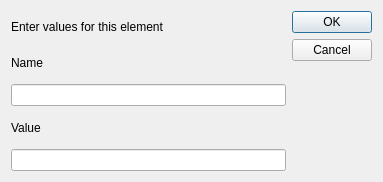
<?xml version="1.0" encoding="UTF-8"?>
<ui version="4.0">
 <class>Properties</class>
 <widget class="QDialog" name="Properties">
  <property name="geometry">
   <rect>
    <x>0</x>
    <y>0</y>
    <width>383</width>
    <height>182</height>
   </rect>
  </property>
  <property name="windowTitle">
   <string>Dialog</string>
  </property>
  <layout class="QGridLayout" name="gridLayout">
   <item row="2" column="0">
    <widget class="QLineEdit" name="NameTxt"/>
   </item>
   <item row="5" column="0">
    <widget class="QLineEdit" name="ValTxt"/>
   </item>
   <item row="4" column="0">
    <widget class="QLabel" name="Value">
     <property name="text">
      <string>Value</string>
     </property>
    </widget>
   </item>
   <item row="1" column="0">
    <widget class="QLabel" name="Name">
     <property name="text">
      <string>Name</string>
     </property>
    </widget>
   </item>
   <item row="0" column="1" rowspan="2">
    <widget class="QDialogButtonBox" name="buttonBox">
     <property name="orientation">
      <enum>Qt::Orientation::Vertical</enum>
     </property>
     <property name="standardButtons">
      <set>QDialogButtonBox::StandardButton::Cancel|QDialogButtonBox::StandardButton::Ok</set>
     </property>
    </widget>
   </item>
   <item row="0" column="0">
    <widget class="QLabel" name="label">
     <property name="text">
      <string>Enter values for this element</string>
     </property>
    </widget>
   </item>
  </layout>
 </widget>
 <resources/>
 <connections>
  <connection>
   <sender>buttonBox</sender>
   <signal>accepted()</signal>
   <receiver>Properties</receiver>
   <slot>accept()</slot>
   <hints>
    <hint type="sourcelabel">
     <x>248</x>
     <y>254</y>
    </hint>
    <hint type="destinationlabel">
     <x>157</x>
     <y>274</y>
    </hint>
   </hints>
  </connection>
  <connection>
   <sender>buttonBox</sender>
   <signal>rejected()</signal>
   <receiver>Properties</receiver>
   <slot>reject()</slot>
   <hints>
    <hint type="sourcelabel">
     <x>316</x>
     <y>260</y>
    </hint>
    <hint type="destinationlabel">
     <x>286</x>
     <y>274</y>
    </hint>
   </hints>
  </connection>
 </connections>
</ui>
